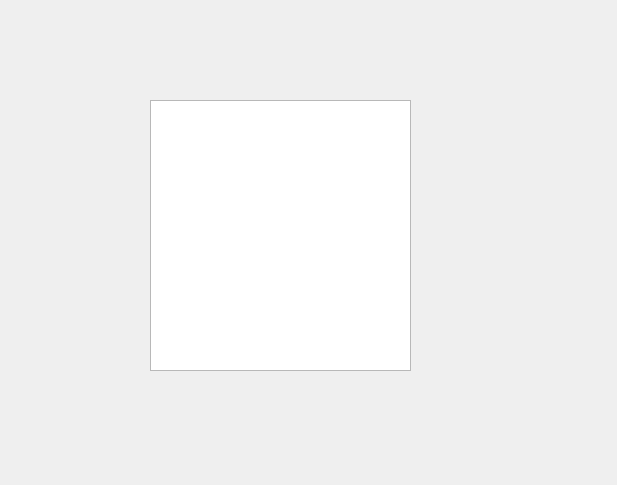
<?xml version="1.0" encoding="UTF-8"?>
<ui version="4.0">
 <class>Order_processing</class>
 <widget class="QDialog" name="Order_processing">
  <property name="geometry">
   <rect>
    <x>0</x>
    <y>0</y>
    <width>617</width>
    <height>485</height>
   </rect>
  </property>
  <property name="windowTitle">
   <string>Dialog</string>
  </property>
  <widget class="QTableWidget" name="order_table">
   <property name="geometry">
    <rect>
     <x>150</x>
     <y>100</y>
     <width>261</width>
     <height>271</height>
    </rect>
   </property>
  </widget>
 </widget>
 <resources/>
 <connections/>
</ui>
